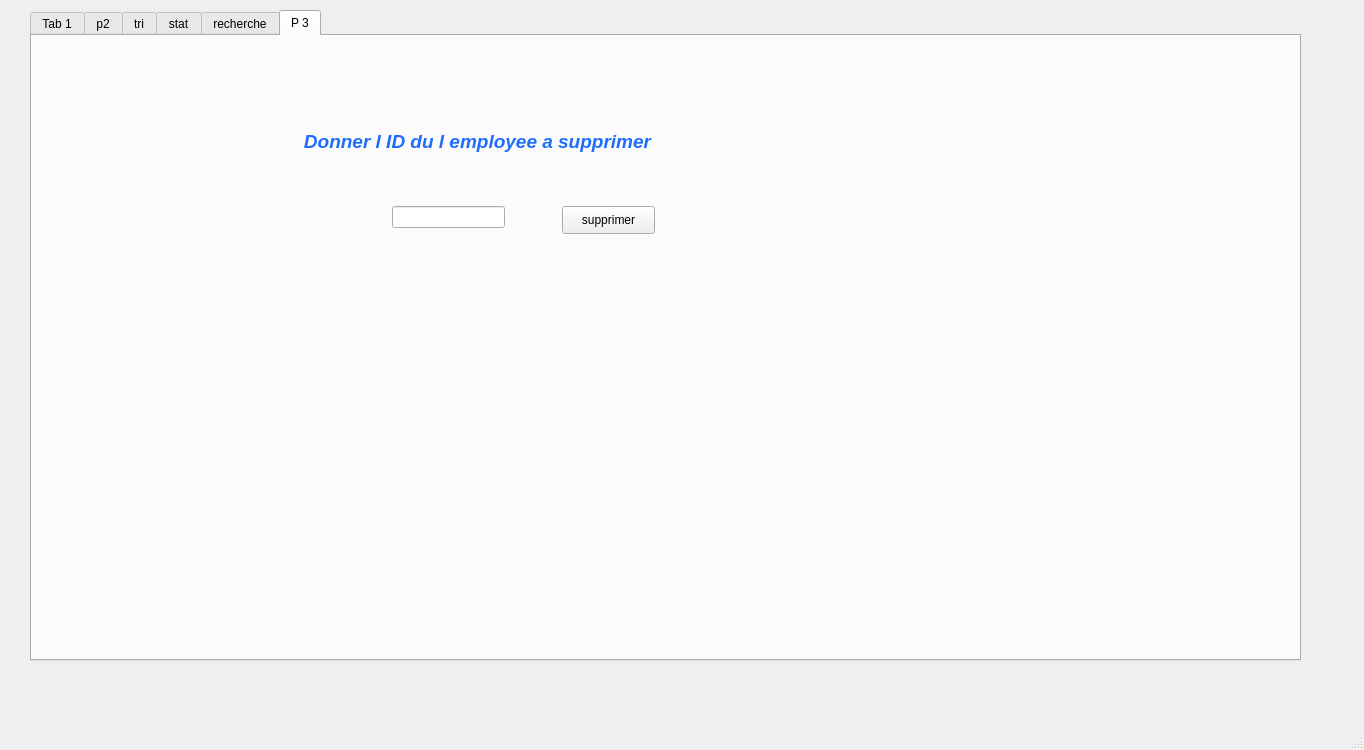
<?xml version="1.0" encoding="UTF-8"?>
<ui version="4.0">
 <class>MainWindow</class>
 <widget class="QMainWindow" name="MainWindow">
  <property name="geometry">
   <rect>
    <x>0</x>
    <y>0</y>
    <width>1364</width>
    <height>750</height>
   </rect>
  </property>
  <property name="windowTitle">
   <string>MainWindow</string>
  </property>
  <widget class="QWidget" name="centralwidget">
   <widget class="QTabWidget" name="tabWidget">
    <property name="geometry">
     <rect>
      <x>30</x>
      <y>10</y>
      <width>1271</width>
      <height>651</height>
     </rect>
    </property>
    <property name="currentIndex">
     <number>5</number>
    </property>
    <widget class="QWidget" name="tab">
     <attribute name="title">
      <string>Tab 1</string>
     </attribute>
     <widget class="QGroupBox" name="groupBox">
      <property name="geometry">
       <rect>
        <x>10</x>
        <y>10</y>
        <width>1241</width>
        <height>591</height>
       </rect>
      </property>
      <property name="title">
       <string>ajout</string>
      </property>
      <widget class="QLabel" name="label_7">
       <property name="geometry">
        <rect>
         <x>50</x>
         <y>350</y>
         <width>91</width>
         <height>41</height>
        </rect>
       </property>
       <property name="text">
        <string>&lt;html&gt;&lt;head/&gt;&lt;body&gt;&lt;p align=&quot;center&quot;&gt;&lt;span style=&quot; font-size:11pt; font-weight:600; font-style:italic;&quot;&gt;Salaire&lt;/span&gt;&lt;/p&gt;&lt;/body&gt;&lt;/html&gt;</string>
       </property>
      </widget>
      <widget class="QLabel" name="label_5">
       <property name="geometry">
        <rect>
         <x>20</x>
         <y>310</y>
         <width>191</width>
         <height>41</height>
        </rect>
       </property>
       <property name="text">
        <string>&lt;html&gt;&lt;head/&gt;&lt;body&gt;&lt;p align=&quot;center&quot;&gt;&lt;span style=&quot; font-size:12pt; font-weight:600; font-style:italic;&quot;&gt;Date d'embauche&lt;/span&gt;&lt;/p&gt;&lt;/body&gt;&lt;/html&gt;</string>
       </property>
      </widget>
      <widget class="QLabel" name="label">
       <property name="geometry">
        <rect>
         <x>90</x>
         <y>40</y>
         <width>71</width>
         <height>51</height>
        </rect>
       </property>
       <property name="text">
        <string>&lt;html&gt;&lt;head/&gt;&lt;body&gt;&lt;p&gt;&lt;span style=&quot; font-size:12pt; font-weight:600; font-style:italic;&quot;&gt;ID&lt;/span&gt;&lt;/p&gt;&lt;/body&gt;&lt;/html&gt;</string>
       </property>
      </widget>
      <widget class="QLabel" name="label_4">
       <property name="geometry">
        <rect>
         <x>10</x>
         <y>210</y>
         <width>201</width>
         <height>51</height>
        </rect>
       </property>
       <property name="text">
        <string>&lt;html&gt;&lt;head/&gt;&lt;body&gt;&lt;p align=&quot;center&quot;&gt;&lt;span style=&quot; font-size:12pt; font-weight:600; font-style:italic;&quot;&gt;Prenom employee&lt;/span&gt;&lt;/p&gt;&lt;/body&gt;&lt;/html&gt;</string>
       </property>
      </widget>
      <widget class="QPushButton" name="add">
       <property name="geometry">
        <rect>
         <x>430</x>
         <y>160</y>
         <width>191</width>
         <height>81</height>
        </rect>
       </property>
       <property name="toolTip">
        <string>&lt;html&gt;&lt;head/&gt;&lt;body&gt;&lt;p&gt;ffffffffff&lt;/p&gt;&lt;/body&gt;&lt;/html&gt;</string>
       </property>
       <property name="styleSheet">
        <string notr="true"/>
       </property>
       <property name="text">
        <string>add employee</string>
       </property>
       <property name="checkable">
        <bool>false</bool>
       </property>
       <property name="autoRepeat">
        <bool>false</bool>
       </property>
       <property name="autoDefault">
        <bool>false</bool>
       </property>
       <property name="default">
        <bool>false</bool>
       </property>
       <property name="flat">
        <bool>false</bool>
       </property>
      </widget>
      <widget class="QLabel" name="label_3">
       <property name="geometry">
        <rect>
         <x>10</x>
         <y>160</y>
         <width>191</width>
         <height>51</height>
        </rect>
       </property>
       <property name="text">
        <string>&lt;html&gt;&lt;head/&gt;&lt;body&gt;&lt;p align=&quot;center&quot;&gt;&lt;span style=&quot; font-size:12pt; font-weight:600; font-style:italic;&quot;&gt;Nom employee&lt;/span&gt;&lt;/p&gt;&lt;p align=&quot;center&quot;&gt;&lt;br/&gt;&lt;/p&gt;&lt;/body&gt;&lt;/html&gt;</string>
       </property>
      </widget>
      <widget class="QLabel" name="label_8">
       <property name="geometry">
        <rect>
         <x>40</x>
         <y>470</y>
         <width>141</width>
         <height>41</height>
        </rect>
       </property>
       <property name="text">
        <string>&lt;html&gt;&lt;head/&gt;&lt;body&gt;&lt;p&gt;&lt;span style=&quot; font-size:12pt; font-weight:600; font-style:italic;&quot;&gt;e-mail&lt;/span&gt;&lt;/p&gt;&lt;/body&gt;&lt;/html&gt;</string>
       </property>
      </widget>
      <widget class="QLabel" name="label_2">
       <property name="geometry">
        <rect>
         <x>70</x>
         <y>110</y>
         <width>101</width>
         <height>31</height>
        </rect>
       </property>
       <property name="text">
        <string>&lt;html&gt;&lt;head/&gt;&lt;body&gt;&lt;p&gt;&lt;span style=&quot; font-size:12pt; font-weight:600; font-style:italic;&quot;&gt;CIN&lt;/span&gt;&lt;/p&gt;&lt;/body&gt;&lt;/html&gt;</string>
       </property>
      </widget>
      <widget class="QLabel" name="label_9">
       <property name="geometry">
        <rect>
         <x>10</x>
         <y>520</y>
         <width>171</width>
         <height>41</height>
        </rect>
       </property>
       <property name="text">
        <string>&lt;html&gt;&lt;head/&gt;&lt;body&gt;&lt;p align=&quot;center&quot;&gt;&lt;span style=&quot; font-size:12pt; font-weight:600; font-style:italic;&quot;&gt;Mot de passe&lt;/span&gt;&lt;/p&gt;&lt;/body&gt;&lt;/html&gt;</string>
       </property>
      </widget>
      <widget class="QLineEdit" name="le_salaire">
       <property name="geometry">
        <rect>
         <x>160</x>
         <y>370</y>
         <width>113</width>
         <height>22</height>
        </rect>
       </property>
      </widget>
      <widget class="QLineEdit" name="le_id">
       <property name="geometry">
        <rect>
         <x>200</x>
         <y>50</y>
         <width>113</width>
         <height>22</height>
        </rect>
       </property>
      </widget>
      <widget class="QLineEdit" name="le_cin">
       <property name="geometry">
        <rect>
         <x>190</x>
         <y>110</y>
         <width>113</width>
         <height>22</height>
        </rect>
       </property>
      </widget>
      <widget class="QLineEdit" name="le_nom">
       <property name="geometry">
        <rect>
         <x>230</x>
         <y>160</y>
         <width>113</width>
         <height>22</height>
        </rect>
       </property>
      </widget>
      <widget class="QLineEdit" name="le_prenom">
       <property name="geometry">
        <rect>
         <x>250</x>
         <y>220</y>
         <width>113</width>
         <height>22</height>
        </rect>
       </property>
      </widget>
      <widget class="QPushButton" name="modifier">
       <property name="geometry">
        <rect>
         <x>440</x>
         <y>270</y>
         <width>191</width>
         <height>81</height>
        </rect>
       </property>
       <property name="toolTip">
        <string>&lt;html&gt;&lt;head/&gt;&lt;body&gt;&lt;p&gt;ffffffffff&lt;/p&gt;&lt;/body&gt;&lt;/html&gt;</string>
       </property>
       <property name="text">
        <string>edit employee</string>
       </property>
      </widget>
      <widget class="QPushButton" name="clear">
       <property name="geometry">
        <rect>
         <x>430</x>
         <y>50</y>
         <width>191</width>
         <height>81</height>
        </rect>
       </property>
       <property name="text">
        <string>clear</string>
       </property>
       <property name="autoDefault">
        <bool>false</bool>
       </property>
       <property name="default">
        <bool>false</bool>
       </property>
       <property name="flat">
        <bool>false</bool>
       </property>
      </widget>
      <widget class="QLineEdit" name="le_code">
       <property name="geometry">
        <rect>
         <x>230</x>
         <y>530</y>
         <width>201</width>
         <height>31</height>
        </rect>
       </property>
      </widget>
      <widget class="QLineEdit" name="email">
       <property name="geometry">
        <rect>
         <x>180</x>
         <y>470</y>
         <width>281</width>
         <height>31</height>
        </rect>
       </property>
      </widget>
      <widget class="QLineEdit" name="le_date">
       <property name="geometry">
        <rect>
         <x>260</x>
         <y>320</y>
         <width>121</width>
         <height>31</height>
        </rect>
       </property>
      </widget>
      <widget class="QLabel" name="label_6">
       <property name="geometry">
        <rect>
         <x>30</x>
         <y>400</y>
         <width>91</width>
         <height>41</height>
        </rect>
       </property>
       <property name="text">
        <string>&lt;html&gt;&lt;head/&gt;&lt;body&gt;&lt;p align=&quot;center&quot;&gt;&lt;span style=&quot; font-size:11pt; font-weight:600; font-style:italic;&quot;&gt;Grade&lt;/span&gt;&lt;/p&gt;&lt;/body&gt;&lt;/html&gt;</string>
       </property>
      </widget>
      <widget class="QLineEdit" name="le_grade">
       <property name="geometry">
        <rect>
         <x>140</x>
         <y>410</y>
         <width>113</width>
         <height>31</height>
        </rect>
       </property>
      </widget>
      <widget class="QLabel" name="label_11">
       <property name="geometry">
        <rect>
         <x>530</x>
         <y>-10</y>
         <width>641</width>
         <height>561</height>
        </rect>
       </property>
       <property name="text">
        <string/>
       </property>
       <property name="pixmap">
        <pixmap>../../Users/ayoub/Downloads/2.png</pixmap>
       </property>
      </widget>
      <widget class="QLineEdit" name="le_sexe">
       <property name="geometry">
        <rect>
         <x>200</x>
         <y>270</y>
         <width>113</width>
         <height>31</height>
        </rect>
       </property>
      </widget>
      <widget class="QLabel" name="label_12">
       <property name="geometry">
        <rect>
         <x>60</x>
         <y>270</y>
         <width>111</width>
         <height>20</height>
        </rect>
       </property>
       <property name="text">
        <string>&lt;html&gt;&lt;head/&gt;&lt;body&gt;&lt;p align=&quot;center&quot;&gt;&lt;span style=&quot; font-size:12pt; font-weight:600; font-style:italic;&quot;&gt;sexe&lt;/span&gt;&lt;/p&gt;&lt;/body&gt;&lt;/html&gt;</string>
       </property>
      </widget>
      <zorder>label_11</zorder>
      <zorder>label_7</zorder>
      <zorder>label_5</zorder>
      <zorder>label</zorder>
      <zorder>label_4</zorder>
      <zorder>add</zorder>
      <zorder>label_3</zorder>
      <zorder>label_8</zorder>
      <zorder>label_2</zorder>
      <zorder>label_9</zorder>
      <zorder>le_salaire</zorder>
      <zorder>le_id</zorder>
      <zorder>le_cin</zorder>
      <zorder>le_nom</zorder>
      <zorder>le_prenom</zorder>
      <zorder>modifier</zorder>
      <zorder>clear</zorder>
      <zorder>le_code</zorder>
      <zorder>email</zorder>
      <zorder>le_date</zorder>
      <zorder>label_6</zorder>
      <zorder>le_grade</zorder>
      <zorder>le_sexe</zorder>
      <zorder>label_12</zorder>
     </widget>
    </widget>
    <widget class="QWidget" name="tab_2">
     <attribute name="title">
      <string>p2</string>
     </attribute>
     <widget class="QTableView" name="tab_em">
      <property name="geometry">
       <rect>
        <x>80</x>
        <y>31</y>
        <width>1041</width>
        <height>571</height>
       </rect>
      </property>
     </widget>
     <widget class="QPushButton" name="afficher">
      <property name="geometry">
       <rect>
        <x>1130</x>
        <y>260</y>
        <width>93</width>
        <height>28</height>
       </rect>
      </property>
      <property name="text">
       <string>afficher</string>
      </property>
     </widget>
     <widget class="QPushButton" name="pushButton_PDF">
      <property name="geometry">
       <rect>
        <x>1130</x>
        <y>320</y>
        <width>93</width>
        <height>28</height>
       </rect>
      </property>
      <property name="text">
       <string>PDF</string>
      </property>
     </widget>
    </widget>
    <widget class="QWidget" name="tab_4">
     <attribute name="title">
      <string>tri</string>
     </attribute>
     <widget class="QRadioButton" name="radioButton">
      <property name="geometry">
       <rect>
        <x>200</x>
        <y>130</y>
        <width>161</width>
        <height>91</height>
       </rect>
      </property>
      <property name="text">
       <string>TRI CROISSANT</string>
      </property>
     </widget>
     <widget class="QRadioButton" name="radioButton_2">
      <property name="geometry">
       <rect>
        <x>200</x>
        <y>250</y>
        <width>151</width>
        <height>131</height>
       </rect>
      </property>
      <property name="text">
       <string>TRI DECROISSANT</string>
      </property>
     </widget>
     <widget class="QPushButton" name="pushButton_trier">
      <property name="geometry">
       <rect>
        <x>920</x>
        <y>210</y>
        <width>93</width>
        <height>28</height>
       </rect>
      </property>
      <property name="text">
       <string>PushButton</string>
      </property>
     </widget>
     <widget class="QComboBox" name="comboBox_trier">
      <property name="geometry">
       <rect>
        <x>200</x>
        <y>380</y>
        <width>281</width>
        <height>22</height>
       </rect>
      </property>
      <item>
       <property name="text">
        <string>id</string>
       </property>
      </item>
      <item>
       <property name="text">
        <string>cin</string>
       </property>
      </item>
      <item>
       <property name="text">
        <string>prenom</string>
       </property>
      </item>
     </widget>
     <widget class="QTableView" name="tableView_afficher">
      <property name="geometry">
       <rect>
        <x>515</x>
        <y>261</y>
        <width>721</width>
        <height>341</height>
       </rect>
      </property>
     </widget>
    </widget>
    <widget class="QWidget" name="tab_5">
     <attribute name="title">
      <string>stat</string>
     </attribute>
     <widget class="QTableView" name="tableView_stats">
      <property name="geometry">
       <rect>
        <x>60</x>
        <y>60</y>
        <width>1041</width>
        <height>531</height>
       </rect>
      </property>
     </widget>
     <widget class="QPushButton" name="pushButton_stat">
      <property name="geometry">
       <rect>
        <x>1140</x>
        <y>290</y>
        <width>93</width>
        <height>41</height>
       </rect>
      </property>
      <property name="text">
       <string>PushButton</string>
      </property>
     </widget>
    </widget>
    <widget class="QWidget" name="tab_6">
     <attribute name="title">
      <string>recherche</string>
     </attribute>
     <widget class="QPushButton" name="pushButton_cherche">
      <property name="geometry">
       <rect>
        <x>1030</x>
        <y>80</y>
        <width>93</width>
        <height>28</height>
       </rect>
      </property>
      <property name="text">
       <string>chercher</string>
      </property>
     </widget>
     <widget class="QLineEdit" name="le_cherche">
      <property name="geometry">
       <rect>
        <x>232</x>
        <y>70</y>
        <width>731</width>
        <height>41</height>
       </rect>
      </property>
      <property name="text">
       <string/>
      </property>
     </widget>
     <widget class="QTableView" name="table_cher">
      <property name="geometry">
       <rect>
        <x>245</x>
        <y>181</y>
        <width>721</width>
        <height>401</height>
       </rect>
      </property>
     </widget>
    </widget>
    <widget class="QWidget" name="tab_3">
     <attribute name="title">
      <string>P 3</string>
     </attribute>
     <widget class="QLabel" name="label_10">
      <property name="geometry">
       <rect>
        <x>155</x>
        <y>35</y>
        <width>581</width>
        <height>141</height>
       </rect>
      </property>
      <property name="text">
       <string>&lt;html&gt;&lt;head/&gt;&lt;body&gt;&lt;p align=&quot;center&quot;&gt;&lt;span style=&quot; font-size:14pt; font-weight:600; font-style:italic; color:#1e6dff;&quot;&gt;Donner l ID du l employee a supprimer&lt;/span&gt;&lt;/p&gt;&lt;/body&gt;&lt;/html&gt;</string>
      </property>
     </widget>
     <widget class="QPushButton" name="pushButton_2">
      <property name="geometry">
       <rect>
        <x>530</x>
        <y>170</y>
        <width>93</width>
        <height>28</height>
       </rect>
      </property>
      <property name="text">
       <string>supprimer</string>
      </property>
     </widget>
     <widget class="QLineEdit" name="lineEdit_8">
      <property name="geometry">
       <rect>
        <x>360</x>
        <y>170</y>
        <width>113</width>
        <height>22</height>
       </rect>
      </property>
     </widget>
    </widget>
   </widget>
  </widget>
  <widget class="QMenuBar" name="menubar">
   <property name="geometry">
    <rect>
     <x>0</x>
     <y>0</y>
     <width>1364</width>
     <height>26</height>
    </rect>
   </property>
  </widget>
  <widget class="QStatusBar" name="statusbar"/>
 </widget>
 <resources/>
 <connections/>
</ui>
